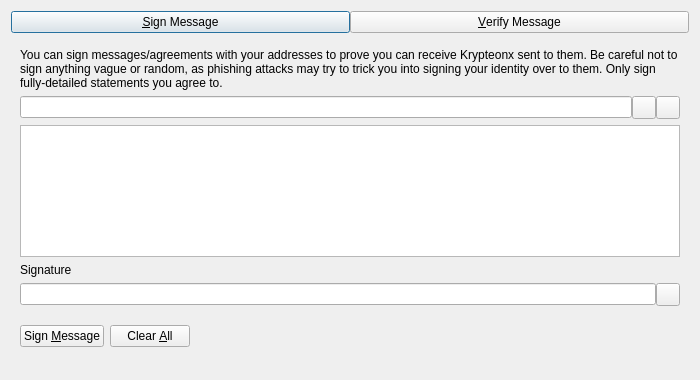
<?xml version="1.0" encoding="UTF-8"?>
<ui version="4.0">
 <class>SignVerifyMessageDialog</class>
 <widget class="QDialog" name="SignVerifyMessageDialog">
  <property name="geometry">
   <rect>
    <x>0</x>
    <y>0</y>
    <width>700</width>
    <height>380</height>
   </rect>
  </property>
  <property name="windowTitle">
   <string>Signatures - Sign / Verify a Message</string>
  </property>
  <property name="modal">
   <bool>true</bool>
  </property>
  <layout class="QVBoxLayout" name="verticalLayout">
   <item>
    <layout class="QHBoxLayout" name="horizontalLayout_Buttons_2">
     <property name="spacing">
      <number>0</number>
     </property>
     <property name="topMargin">
      <number>0</number>
     </property>
     <item>
      <widget class="QPushButton" name="btnSignMessage">
       <property name="text">
        <string>&amp;Sign Message</string>
       </property>
       <property name="checkable">
        <bool>true</bool>
       </property>
      </widget>
     </item>
     <item>
      <widget class="QPushButton" name="btnVerifyMessage">
       <property name="text">
        <string>&amp;Verify Message</string>
       </property>
       <property name="checkable">
        <bool>true</bool>
       </property>
      </widget>
     </item>
    </layout>
   </item>
   <item>
    <widget class="QStackedWidget" name="stackedWidgetSig">
     <property name="minimumSize">
      <size>
       <width>0</width>
       <height>0</height>
      </size>
     </property>
     <property name="currentIndex">
      <number>0</number>
     </property>
     <widget class="QWidget" name="pageSignMessage">
      <layout class="QVBoxLayout" name="verticalLayout_SM">
       <item>
        <widget class="QLabel" name="infoLabel_SM">
         <property name="text">
          <string>You can sign messages/agreements with your addresses to prove you can receive Krypteonx sent to them. Be careful not to sign anything vague or random, as phishing attacks may try to trick you into signing your identity over to them. Only sign fully-detailed statements you agree to.</string>
         </property>
         <property name="textFormat">
          <enum>Qt::PlainText</enum>
         </property>
         <property name="wordWrap">
          <bool>true</bool>
         </property>
        </widget>
       </item>
       <item>
        <layout class="QHBoxLayout" name="horizontalLayout_1_SM">
         <property name="spacing">
          <number>0</number>
         </property>
         <item>
          <widget class="QValidatedLineEdit" name="addressIn_SM">
           <property name="toolTip">
            <string>The Krypteonx address to sign the message with</string>
           </property>
          </widget>
         </item>
         <item>
          <widget class="QToolButton" name="addressBookButton_SM">
           <property name="toolTip">
            <string>Choose previously used address</string>
           </property>
           <property name="text">
            <string/>
           </property>
           <property name="shortcut">
            <string>Alt+A</string>
           </property>
          </widget>
         </item>
         <item>
          <widget class="QToolButton" name="pasteButton_SM">
           <property name="toolTip">
            <string>Paste address from clipboard</string>
           </property>
           <property name="text">
            <string/>
           </property>
           <property name="shortcut">
            <string>Alt+P</string>
           </property>
          </widget>
         </item>
        </layout>
       </item>
       <item>
        <widget class="QPlainTextEdit" name="messageIn_SM">
         <property name="toolTip">
          <string>Enter the message you want to sign here</string>
         </property>
        </widget>
       </item>
       <item>
        <widget class="QLabel" name="signatureLabel_SM">
         <property name="text">
          <string>Signature</string>
         </property>
         <property name="textFormat">
          <enum>Qt::PlainText</enum>
         </property>
        </widget>
       </item>
       <item>
        <layout class="QHBoxLayout" name="horizontalLayout_2_SM">
         <property name="spacing">
          <number>0</number>
         </property>
         <item>
          <widget class="QLineEdit" name="signatureOut_SM">
           <property name="readOnly">
            <bool>true</bool>
           </property>
          </widget>
         </item>
         <item>
          <widget class="QToolButton" name="copySignatureButton_SM">
           <property name="toolTip">
            <string>Copy the current signature to the system clipboard</string>
           </property>
           <property name="text">
            <string/>
           </property>
          </widget>
         </item>
        </layout>
       </item>
       <item>
        <layout class="QHBoxLayout" name="horizontalLayout_3_SM">
         <item>
          <widget class="QPushButton" name="signMessageButton_SM">
           <property name="toolTip">
            <string>Sign the message to prove you own this Krypteonx address</string>
           </property>
           <property name="text">
            <string>Sign &amp;Message</string>
           </property>
           <property name="autoDefault">
            <bool>false</bool>
           </property>
          </widget>
         </item>
         <item>
          <widget class="QPushButton" name="clearButton_SM">
           <property name="toolTip">
            <string>Reset all sign message fields</string>
           </property>
           <property name="text">
            <string>Clear &amp;All</string>
           </property>
           <property name="autoDefault">
            <bool>false</bool>
           </property>
          </widget>
         </item>
         <item>
          <spacer name="horizontalSpacer_1_SM">
           <property name="orientation">
            <enum>Qt::Horizontal</enum>
           </property>
           <property name="sizeHint" stdset="0">
            <size>
             <width>40</width>
             <height>48</height>
            </size>
           </property>
          </spacer>
         </item>
         <item>
          <widget class="QLabel" name="statusLabel_SM">
           <property name="text">
            <string/>
           </property>
           <property name="wordWrap">
            <bool>true</bool>
           </property>
          </widget>
         </item>
         <item>
          <spacer name="horizontalSpacer_2_SM">
           <property name="orientation">
            <enum>Qt::Horizontal</enum>
           </property>
           <property name="sizeHint" stdset="0">
            <size>
             <width>40</width>
             <height>48</height>
            </size>
           </property>
          </spacer>
         </item>
        </layout>
       </item>
      </layout>
     </widget>
     <widget class="QWidget" name="pageVerifyMessage">
      <layout class="QVBoxLayout" name="verticalLayout_VM">
       <item>
        <widget class="QLabel" name="infoLabel_VM">
         <property name="text">
          <string>Enter the receiver's address, message (ensure you copy line breaks, spaces, tabs, etc. exactly) and signature below to verify the message. Be careful not to read more into the signature than what is in the signed message itself, to avoid being tricked by a man-in-the-middle attack. Note that this only proves the signing party receives with the address, it cannot prove sendership of any transaction!</string>
         </property>
         <property name="textFormat">
          <enum>Qt::PlainText</enum>
         </property>
         <property name="alignment">
          <set>Qt::AlignLeading|Qt::AlignLeft|Qt::AlignTop</set>
         </property>
         <property name="wordWrap">
          <bool>true</bool>
         </property>
        </widget>
       </item>
       <item>
        <layout class="QHBoxLayout" name="horizontalLayout_1_VM">
         <property name="spacing">
          <number>0</number>
         </property>
         <item>
          <widget class="QValidatedLineEdit" name="addressIn_VM">
           <property name="toolTip">
            <string>The Krypteonx address the message was signed with</string>
           </property>
          </widget>
         </item>
         <item>
          <widget class="QToolButton" name="addressBookButton_VM">
           <property name="toolTip">
            <string>Choose previously used address</string>
           </property>
           <property name="text">
            <string/>
           </property>
           <property name="shortcut">
            <string>Alt+A</string>
           </property>
          </widget>
         </item>
        </layout>
       </item>
       <item>
        <widget class="QPlainTextEdit" name="messageIn_VM"/>
       </item>
       <item>
        <widget class="QValidatedLineEdit" name="signatureIn_VM"/>
       </item>
       <item>
        <layout class="QHBoxLayout" name="horizontalLayout_2_VM">
         <item>
          <widget class="QPushButton" name="verifyMessageButton_VM">
           <property name="toolTip">
            <string>Verify the message to ensure it was signed with the specified Krypteonx address</string>
           </property>
           <property name="text">
            <string>Verify &amp;Message</string>
           </property>
           <property name="autoDefault">
            <bool>false</bool>
           </property>
          </widget>
         </item>
         <item>
          <widget class="QPushButton" name="clearButton_VM">
           <property name="toolTip">
            <string>Reset all verify message fields</string>
           </property>
           <property name="text">
            <string>Clear &amp;All</string>
           </property>
           <property name="autoDefault">
            <bool>false</bool>
           </property>
          </widget>
         </item>
         <item>
          <spacer name="horizontalSpacer_1_VM">
           <property name="orientation">
            <enum>Qt::Horizontal</enum>
           </property>
           <property name="sizeHint" stdset="0">
            <size>
             <width>40</width>
             <height>48</height>
            </size>
           </property>
          </spacer>
         </item>
         <item>
          <widget class="QLabel" name="statusLabel_VM">
           <property name="text">
            <string/>
           </property>
           <property name="wordWrap">
            <bool>true</bool>
           </property>
          </widget>
         </item>
         <item>
          <spacer name="horizontalSpacer_2_VM">
           <property name="orientation">
            <enum>Qt::Horizontal</enum>
           </property>
           <property name="sizeHint" stdset="0">
            <size>
             <width>40</width>
             <height>48</height>
            </size>
           </property>
          </spacer>
         </item>
        </layout>
       </item>
      </layout>
     </widget>
    </widget>
   </item>
  </layout>
 </widget>
 <customwidgets>
  <customwidget>
   <class>QValidatedLineEdit</class>
   <extends>QLineEdit</extends>
   <header>qt/qvalidatedlineedit.h</header>
  </customwidget>
 </customwidgets>
 <resources>
  <include location="../krypteonx.qrc"/>
 </resources>
 <connections/>
</ui>
